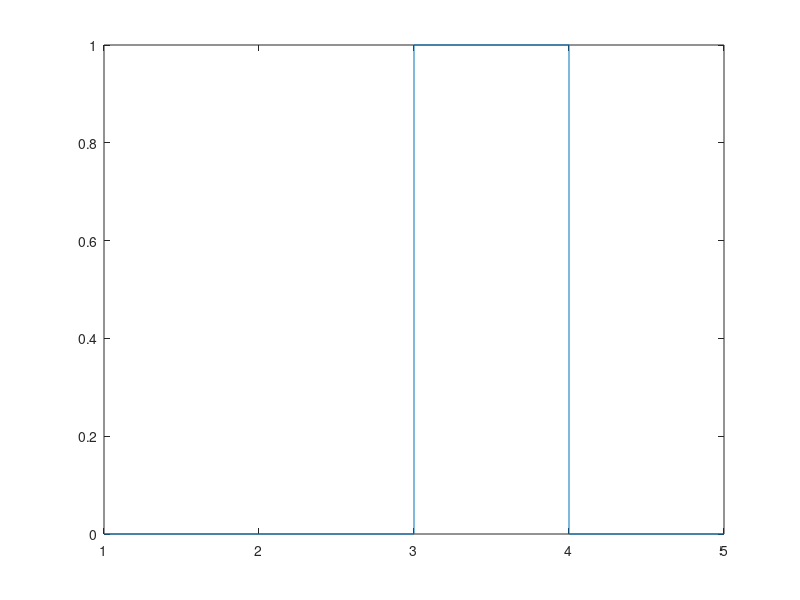

MATLAB code to generate this figure:
%% Aufgabe S5.1

% Gleichverteilung
pdf('unid', 4, 6) % Wahrscheinlichkeit, dass ein fairer Würfel genau eine 4 Würfelt
cdf('unid', 4, 6) % Wahrscheinlichkeit, dass ein fairer Würfel höchstens eine 4 Würfelt

% Binomialverteilung
% Beispiel: Tischtennisturnier mit 3 Runden, Spieler A gewinnt 60% aller Spiele

random('bino', 3, 0.6, [1 12]) % Sequenz von Gewinnzahlen dieses Spiels
cdf('bino', 1, 3, 0.6) % Wahrscheinlichkeit dass Spieler A gewinnt
pdf('bino', 3, 3, 0.6) % Wahrscheinlichkeit dass Spieler A alle Spiele gewinnt

%% Aufgabe S5.3
% Fairer Würfel wird 100-mal geworfen

% a)
pdf('bino', 0, 100, 1/6) % keine 6
% b)
pdf('bino', 1, 100, 1/6) % genau eine 6
% c)
pdf('bino', 2, 100, 1/6) % genau zwei 6
% d)
pdf('bino', 37, 100, 1/6) % genau 37 mal 6
% e)
pdf('bino', 63, 100, 1/6) % genau 63 mal 6

%% Aufgabe S5.4
% Unfaire Münze, 100 Würfe, 52% chance auf Kopf

% a)
pdf('bino', 0, 100, 0.52) % nie Kopf
% b)
pdf('bino', 1, 100, 0.52) % genau einmal Kopf
% c)
cdf('bino', 45, 100, 0.52) % höchstens 45x Kopf
% c)
cdf('bino', 55, 100, 0.52) % höchstens 55x Kopf

%% Aufgabe S5.5

Y = random('bino', 8, 0.5, [1 10]);
stem(Y)
stairs(Y)

Y = random('poiss', 0.5, [1 5])
stem(Y)
stairs(Y)